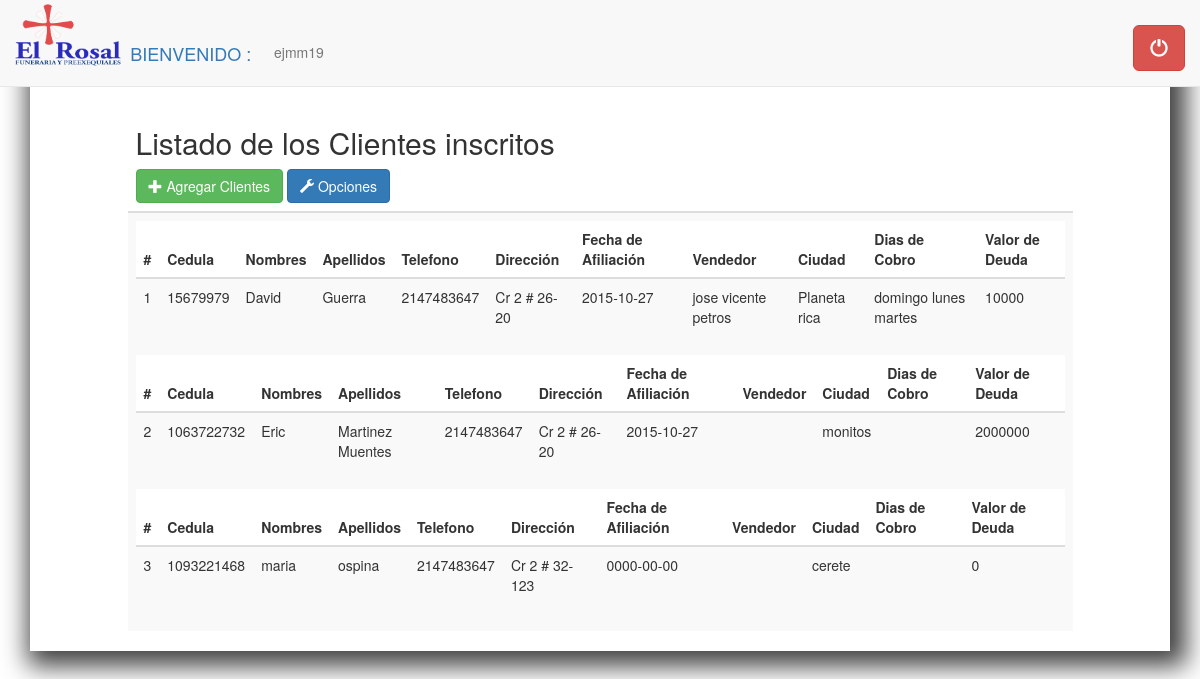
Screenshot of /php/welcome.php?op=4 (signed in) with the database file from the repository.
### tables this page shows
CREATE TABLE IF NOT EXISTS `clientes` (
  `identificacion` int(11) NOT NULL,
  `nombres` varchar(50) NOT NULL,
  `apellidos` varchar(50) NOT NULL,
  `telefono` int(10) NOT NULL,
  `direccion` varchar(20) NOT NULL,
  `fechaafiliacion` date NOT NULL,
  `vendedor` varchar(50) NOT NULL,
  `ciudad` varchar(50) NOT NULL,
  `diasc` varchar(50) NOT NULL,
  `valor` int(10) NOT NULL
);

### php/listarafiliados.php (the view, shortened to what this page needs)
<!DOCTYPE html>
    <html>
    <head>
      <link rel='stylesheet' type='text/css' href='../css/normalize.css' />
    <link rel='stylesheet' type='text/css' href='../css/estilo.css' />
    <link rel='stylesheet' type='text/css' href='../css/demo.css' />
    <link rel='stylesheet' type='text/css' href='../css/component.css' />
    <link rel='stylesheet' type='text/css' href='../css/bootstrap.css' />
    </head>
    <body>
    <table class='table table-striped'>
  <thead>
    <tr>
      <th><h2>Listado de los Clientes inscritos</h2>
      <a href="welcome.php?op=5" role="button" class="btn btn-success">
      <span class="glyphicon glyphicon-plus" aria-hidden="true"></span>   Agregar Clientes</a>
      <a href="welcome.php?op=7" role="button" class="btn btn-primary">
      <span class="glyphicon glyphicon-wrench" aria-hidden="true"></span>    Opciones</a>
      </th>
    </tr>
  </thead>
  <tbody>
    <tr>
      <td>
<?php
	$buscar_asignatura=mysql_query("SELECT * FROM clientes ");
	$i=1;
	while ($muestra=mysql_fetch_array($buscar_asignatura)) {
	echo "<table class='table table-striped table-hover '>
  <thead>
    <tr>
      <th>#</th>
      <th>Cedula</th>
      <th>Nombres</th>
      <th>Apellidos</th>
      <th>Telefono</th>
      <th>Dirección</th>
      <th>Fecha de Afiliación</th>
      <th>Vendedor</th>
      <th>Ciudad</th>
      <th>Dias de Cobro</th>
      <th>Valor de Deuda</th>
    </tr>
  </thead>
  <tbody>
    <tr>
      <td>".$i++."</td>
      <td>".utf8_decode($muestra['identificacion'])."</td>
      <td>".utf8_decode($muestra['nombres'])."</td>
      <td>".utf8_decode($muestra['apellidos'])."</td>
      <td>".utf8_decode($muestra['telefono'])."</td>
      <td>".utf8_decode($muestra['direccion'])."</td>
      <td>".utf8_decode($muestra['fechaafiliacion'])."</td>
      <td>".utf8_decode($muestra['vendedor'])."</td>
      <td>".utf8_decode($muestra['ciudad'])."</td>
      <td>".utf8_decode($muestra['diasc'])."</td>
      <td>".utf8_decode($muestra['valor'])."</td>
    </tr>
  </tbody>
</table>";
}
 ?>
 </td>
    </tr>
  </tbody>
</table>
 </body>
    </html>

### php/welcome.php (shortened to what this page needs)
<?php
if (isset($_SESSION['usuario']))
{
?>
<!DOCTYPE html>
<html lang="es">
<head>
		<link rel="stylesheet" type="text/css" href="../css/normalize.css" />
		<link rel="stylesheet" type="text/css" href="../css/estilo.css" />
		<link rel="stylesheet" type="text/css" href="../css/demo.css" />
		<link rel="stylesheet" type="text/css" href="../css/component.css" />
		<link rel="stylesheet" type="text/css" href="../css/bootstrap.css" />
</head>
<body>
<div class="container">
			<div class="container-fluid">
	<div class="row">
		<div class="col-md-12">
			<nav class="navbar navbar-default navbar-fixed-top" role="navigation">
				<div class="navbar-header">
					  <a href="welcome.php" class="navbar-brand"><img src="../img/LOGOTIPO.PNG" width="35%" style="margin-top:-7%;"></a>
					 <a class="navbar-brand" style="margin-left:-45%; margin-top:18px;">BIENVENIDO :</a>
				</div>
				<div class="collapse navbar-collapse" id="bs-example-navbar-collapse-1">
					<ul class="nav navbar-nav">
						<li>
							<a style="margin-top:17px; margin-left:-225px;"><?php echo $_SESSION['usuario']; ?></a>
						</li>
					</ul>
					<ul class="nav navbar-nav navbar-right">
						<li>
							<a href="../php/logout.php">
							<button type="button" class="btn btn-danger btn-lg">
							  <span class="glyphicon glyphicon-off" aria-hidden="true"></span>
							</button>
							</a>
						</li>
					</ul>
				</div>
			</nav>
		</div>
	</div>
</div>
			<div class="contenido" style="margin-top:5%;">
				<div class="row">
				<div class="col-md-1">
				</div>
				<div class="col-md-10">
				<br><br>
				<?php
            if (!isset($_GET['op'])) {
                include('inicial.php');
            }elseif ($_GET['op']==1) {
                include('facturas.php');
            }elseif ($_GET['op']==2) {
                include('contrratos.php');
            }elseif ($_GET['op']==3) {
                include('solicitud.php');
            }elseif ($_GET['op']==4) {
                include('listarafiliados.php');
            }elseif ($_GET['op']==5) {
                include('registroafiliacion.php');
            }elseif ($_GET['op']==6) {
                include('consultarafiliacion.php');
            }elseif ($_GET['op']==7) {
                include('opciones.php');
            }elseif ($_GET['op']==8) {
                include('editarcliente.php');
            }
             ?>
				</div>
				<div class="col-md-1">
				</div>
			</div>
</body>
</html>
<?php
}
else
{
	echo '<script>alert("primero debes loguearte para ver esta pagina")</script>';
	echo '<script>location.href = "../index.php";</script>';
}
?>

### css/estilo.css (style rules this page uses)
.contenido { -webkit-box-shadow: 7px 6px 24px 9px rgba(0,0,0,0.75); -moz-box-shadow: 7px 6px 24px 9px rgba(0,0,0,0.75); box-shadow: 7px 6px 24px 9px rgba(0,0,0,0.75); }

### css/demo.css (style rules this page uses)
*, *:after, *:before { -webkit-box-sizing: border-box; -moz-box-sizing: border-box; box-sizing: border-box; }
body { background: #333; color: #fff; font-weight: 400; font-size: 1em; font-family: 'Lato', Arial, sans-serif; }
a, button { outline: none; }
a { color: #f0f0f0; text-decoration: none; }

### rows the page displays
clientes: identificacion "15679979", nombres "David", apellidos "Guerra", telefono "2147483647", direccion "Cr 2 # 26-20", fechaafiliacion "2015-10-27", vendedor "jose vicente petros", ciudad "Planeta rica", diasc "domingo lunes martes", valor "10000"
clientes: identificacion "1063722732", nombres "Eric", apellidos "Martinez Muentes", telefono "2147483647", direccion "Cr 2 # 26-20", fechaafiliacion "2015-10-27", ciudad "monitos", valor "2000000"
clientes: identificacion "1093221468", nombres "maria", apellidos "ospina", telefono "2147483647", direccion "Cr 2 # 32-123", fechaafiliacion "0000-00-00", ciudad "cerete", valor "0"

### other values shown
$_SESSION['usuario'] "ejmm19"
